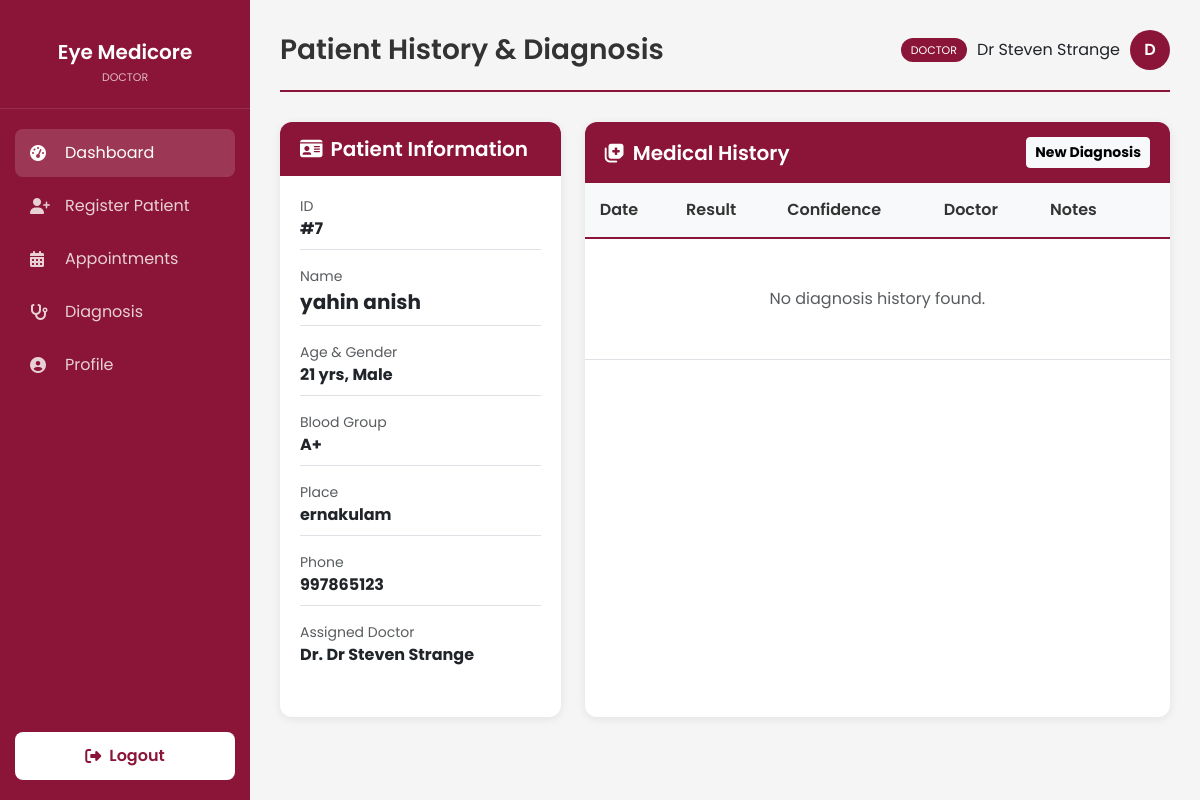
Page /patient/7 (signed in) on the earlier database version.
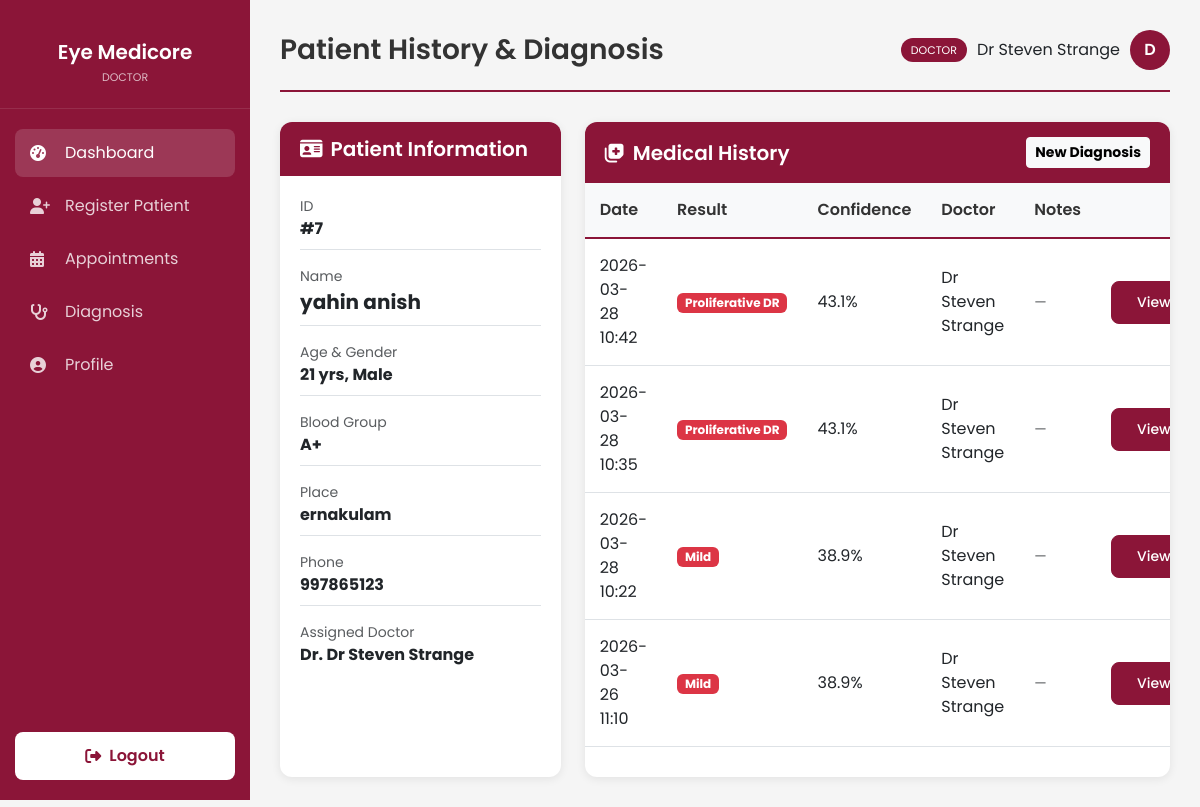
Same page on the later database version.
### models.py (models this page shows, shortened)
class User(UserMixin, db.Model):
    id = db.Column(db.Integer, primary_key=True)
    username = db.Column(db.String(100), unique=True, nullable=False)
    password_hash = db.Column(db.String(200), nullable=False)
    role = db.Column(db.String(20), nullable=False, default='staff') # it_expert, doctor, staff
    email = db.Column(db.String(120), unique=True)
    phone_number = db.Column(db.String(20))
    account_status = db.Column(db.String(20), default='Active')
    created_at = db.Column(db.DateTime, default=get_local_time)
    last_login = db.Column(db.DateTime)
    otp_secret = db.Column(db.String(6))
    otp_expiry = db.Column(db.DateTime)
    doctor_id = db.Column(db.Integer, db.ForeignKey('user.id'), nullable=True)
    doctor = db.relationship('User', remote_side=[id], backref='staff_members')

class Patient(db.Model):
    id = db.Column(db.Integer, primary_key=True)
    name = db.Column(db.String(100), nullable=False)
    age = db.Column(db.Integer, nullable=False)
    gender = db.Column(db.String(10), nullable=False)
    blood_group = db.Column(db.String(5), nullable=False)
    place = db.Column(db.String(100), nullable=False)
    phone = db.Column(db.String(20), nullable=False)
    created_at = db.Column(db.DateTime, default=get_local_time)
    doctor_id = db.Column(db.Integer, db.ForeignKey('user.id', name='fk_patient_doctor_id'), nullable=True)
    staff_id = db.Column(db.Integer, db.ForeignKey('user.id', name='fk_patient_staff_id'), nullable=True)
    diagnoses = db.relationship('Diagnosis', backref='patient', lazy=True)
    doctor = db.relationship('User', foreign_keys=[doctor_id], backref=db.backref('assigned_patients', lazy=True))
    staff = db.relationship('User', foreign_keys=[staff_id], backref=db.backref('registered_patients', lazy=True))

class Diagnosis(db.Model):
    id = db.Column(db.Integer, primary_key=True)
    patient_id = db.Column(db.Integer, db.ForeignKey('patient.id'), nullable=False)
    doctor_id = db.Column(db.Integer, db.ForeignKey('user.id'))
    disease = db.Column(db.String(50), nullable=False)
    probability = db.Column(db.Float, nullable=False)
    image_path = db.Column(db.String(200), nullable=False)
    date = db.Column(db.DateTime, default=get_local_time)
    notes = db.Column(db.Text)
    doctor = db.relationship('User', backref=db.backref('diagnoses', lazy=True))

### app.py (the view)
@app.route('/patient/<int:patient_id>', methods=['GET'])
@login_required
def patient_dashboard(patient_id):
    if current_user.role not in ['staff', 'doctor', 'it_expert']:
        flash('Unauthorized', 'danger')
        return redirect(url_for('index'))
    patient = Patient.query.get_or_404(patient_id)
    if current_user.role == 'staff' and patient.doctor_id != current_user.doctor_id:
        flash('Unauthorized to view this patient.', 'danger')
        return redirect(url_for('dashboard'))
    if current_user.role == 'doctor' and patient.doctor_id != current_user.id:
        flash('Unauthorized to view this patient.', 'danger')
        return redirect(url_for('dashboard'))
    return render_template('patient_dashboard.html', patient=patient)

### app.py (called while the page is built)
@login_manager.user_loader
def load_user(user_id):
    return User.query.get(int(user_id))

### templates/patient_dashboard.html (shortened to what this page needs)
{% extends "base_dashboard.html" %}
{% block page_title %}Patient History & Diagnosis{% endblock %}
{% block content %}
<div class="row">
    <div class="col-md-4">
        <div class="card h-100">
            <div class="card-header">
                <h5><i class="fas fa-id-card me-2"></i>Patient Information</h5>
            </div>
            <div class="card-body">
                <div class="mb-3 border-bottom pb-2">
                    <div class="text-muted small">ID</div>
                    <div class="fw-bold">#{{ patient.id }}</div>
                </div>
                <div class="mb-3 border-bottom pb-2">
                    <div class="text-muted small">Name</div>
                    <div class="fw-bold fs-5">{{ patient.name }}</div>
                </div>
                <div class="mb-3 border-bottom pb-2">
                    <div class="text-muted small">Age & Gender</div>
                    <div class="fw-bold">{{ patient.age }} yrs, {{ patient.gender }}</div>
                </div>
                <div class="mb-3 border-bottom pb-2">
                    <div class="text-muted small">Blood Group</div>
                    <div class="fw-bold">{{ patient.blood_group if patient.blood_group else 'N/A' }}</div>
                </div>
                <div class="mb-3 border-bottom pb-2">
                    <div class="text-muted small">Place</div>
                    <div class="fw-bold">{{ patient.place }}</div>
                </div>
                <div class="mb-3 border-bottom pb-2">
                    <div class="text-muted small">Phone</div>
                    <div class="fw-bold">{{ patient.phone }}</div>
                </div>
                <div class="mb-0">
                    <div class="text-muted small">Assigned Doctor</div>
                    <div class="fw-bold">
                        {% if patient.doctor %}
                        Dr. {{ patient.doctor.username }}
                        {% else %}
                        <span class="text-muted">Not Assigned</span>
                        {% endif %}
                    </div>
                </div>
            </div>
        </div>
    </div>
    <div class="col-md-8">
        <div class="card h-100">
            <div class="card-header d-flex flex-wrap justify-content-between align-items-center gap-2">
                <h5 class="mb-0"><i class="fas fa-notes-medical me-2"></i>Medical History</h5>
                <div class="d-flex flex-wrap gap-2 align-items-center">
                    {% if current_user.role == 'doctor' %}
                    <button class="btn btn-sm btn-light text-maroon fw-bold" data-bs-toggle="modal"
                        data-bs-target="#diagnosisModal">
                        New Diagnosis
                    </button>
                    {% endif %}
                </div>
            </div>
            <div class="card-body p-0">
                <div class="table-responsive">
                    <table class="table mb-0">
                        <thead>
                            <tr>
                                <th>Date</th>
                                <th>Result</th>
                                <th>Confidence</th>
                                <th>Doctor</th>
                                <th>Notes</th>
                                <th></th>
                            </tr>
                        </thead>
                        <tbody>
                            {% for diagnosis in patient.diagnoses|sort(attribute='id', reverse=True) %}
                            <tr>
                                <td>{{ diagnosis.date.strftime('%Y-%m-%d %H:%M') if diagnosis.date else 'N/A' }}</td>
                                <td><span
                                        class="badge bg-{{ 'success' if 'Normal' in diagnosis.disease else 'danger' }}">{{
                                        diagnosis.disease }}</span></td>
                                <td>{{ (diagnosis.probability * 100)|round(1) }}%</td>
                                <td>{{ diagnosis.doctor.username if diagnosis.doctor else 'N/A' }}</td>
                                <td class="small" style="max-width: 180px;">{% if diagnosis.notes %}<span style="white-space: pre-wrap;">{{ diagnosis.notes }}</span>{% else %}<span class="text-muted">—</span>{% endif %}</td>
                                <td class="text-nowrap">
                                    <a href="{{ url_for('diagnosis_report', id=diagnosis.id) }}" class="btn btn-sm btn-primary">View Report</a>
                                </td>
                            </tr>
                            {% else %}
                            <tr>
                                <td colspan="6" class="text-center py-5 text-muted">No diagnosis history found.</td>
                            </tr>
                            {% endfor %}
                        </tbody>
                    </table>
                </div>
            </div>
        </div>
    </div>
</div>
{% endblock %}

### templates/base_dashboard.html (shortened to what this page needs)
<!DOCTYPE html>
<html lang="en">
<head>
    <link href="https://cdnjs.cloudflare.com/ajax/libs/font-awesome/6.4.0/css/all.min.css" rel="stylesheet">
    <link href="https://cdn.jsdelivr.net/npm/bootstrap@5.3.0/dist/css/bootstrap.min.css" rel="stylesheet">
</head>
<body>
    <div class="sidebar">
        <div class="sidebar-brand">
            <h2>Eye Medicore</h2>
            <small>{{ current_user.role|replace('_', ' ')|title }}</small>
        </div>
        <ul class="sidebar-menu">
            <li><a href="{% if current_user.role == 'it_expert' %}/admin/dashboard{% else %}/dashboard{% endif %}"
                    class="active"><i class="fas fa-tachometer-alt"></i> Dashboard</a></li>
            {% if current_user.role in ['doctor', 'staff'] %}
            <li><a href="/register"><i class="fas fa-user-plus"></i> Register Patient</a></li>
            <li><a href="/appointments"><i class="fas fa-calendar-alt"></i> Appointments</a></li>
            {% endif %}
            {% if current_user.role == 'doctor' %}
            <li><a href="/diagnosis/patients"><i class="fas fa-stethoscope"></i> Diagnosis</a></li>
            {% endif %}
            <li><a href="/profile"><i class="fas fa-user-circle"></i> Profile</a></li>
        </ul>
        <div class="sidebar-footer">
            <a href="/logout" class="logout-btn" data-confirm="Are you sure you want to logout?">
                <i class="fas fa-sign-out-alt"></i> Logout
            </a>
        </div>
    </div>
    <div class="main-content">
        <div class="page-header">
            <h1>{% block page_title %}Dashboard{% endblock %}</h1>
            <div class="user-info">
                <span class="role-badge">{{ current_user.role|replace('_', ' ') }}</span>
                <span>{{ current_user.username }}</span>
                <div class="avatar">{{ current_user.username[0]|upper }}</div>
            </div>
        </div>
        {% block content %}{% endblock %}
    </div>
</body>
</html>

Differences in the rows shown:
added Diagnosis: date "2026-03-28 10:42", disease "Proliferative DR", (diagnosis.probability*100)|round(1) "43.1", doctor "Dr Steven Strange"
added Diagnosis: date "2026-03-28 10:35", disease "Proliferative DR", (diagnosis.probability*100)|round(1) "43.1", doctor "Dr Steven Strange"
added Diagnosis: date "2026-03-28 10:22", disease "Mild", (diagnosis.probability*100)|round(1) "38.9", doctor "Dr Steven Strange"
added Diagnosis: date "2026-03-26 11:10", disease "Mild", (diagnosis.probability*100)|round(1) "38.9", doctor "Dr Steven Strange"
Other differences:
text no longer shown: "No diagnosis history found."
